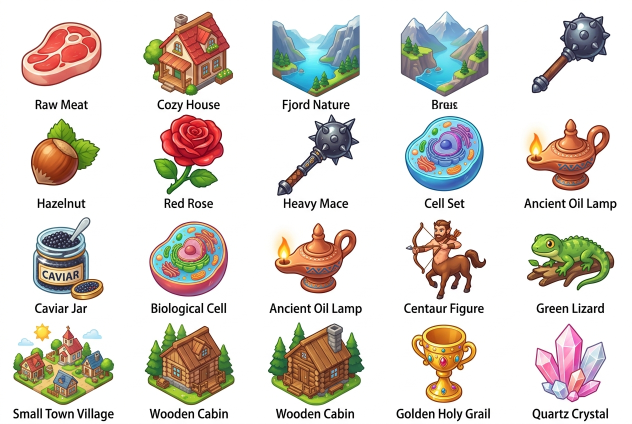
#> input picture assets/raw_sheets/sheet_02_02_doga.jpg, 1264 x 848 px, given in place of kategori7.jfif, which was not available (shown at 1/2 size)
$ python fix_kategori7.py
#> lines starting #> are read from the running program, lines starting #| are printed output that depends on the picture; after the words box and inside, x2 and y2 are one past the last pixel; in counts of white or black regions, pixels touching at a corner belong together; pictures that were not available may be replaced by others from this repository, and a replacement may not be noted
### tools/run_full_pipeline.py
"""
Birleştirme Oyunu - Nihai Item Ayıklama ve Eşleştirme Pipeline'ı
-----------------------------------------------------------------
1. kategori 1..8 sayfalarındaki ana eşyaları kırpar ve akıllı maske ile şeffaflaştırır.
2. karma.jfif ve karma2.jfif içindeki (Yeni) eşyaları kırpıp ilgili kategorilere ve ID'lere bağlar.
3. Çok parçalı nesneleri (Ateş kıvılcımları, Yağmur damlaları, Çiviler, Tohum taneleri) tek nesne olarak birleştirir.
4. public/textures/items/<id>.png olarak doğrudan oyuna hazır şeffaf PNG formatında kaydeder.
5. assets/cropped_preview/ klasöründe her kategori için önizleme montajı (montage) oluşturur.
"""

import sys
import shutil
from pathlib import Path
from PIL import Image, ImageFilter

WORKSPACE_DIR = Path(__file__).resolve().parent.parent
RAW_DIR = WORKSPACE_DIR / "assets" / "raw_sheets"
OUTPUT_DIR = WORKSPACE_DIR / "public" / "textures" / "items"
PREVIEW_DIR = WORKSPACE_DIR / "assets" / "cropped_preview"

OUTPUT_DIR.mkdir(parents=True, exist_ok=True)
PREVIEW_DIR.mkdir(parents=True, exist_ok=True)

def extract_binary_mask(img):
    rgb = img.convert("RGB")
    w, h = rgb.size
    pixels = rgb.load()

    mask = Image.new("L", (w, h), 255)
    mask_pixels = mask.load()

    visited = bytearray(w * h)
    queue = []

    for x in range(w):
        queue.append((x, 0))
        queue.append((x, h - 1))
        visited[x] = 1
        visited[(h - 1) * w + x] = 1

    for y in range(h):
        queue.append((0, y))
        queue.append((w - 1, y))
        visited[y * w] = 1
        visited[y * w + (w - 1)] = 1

    q_idx = 0
    while q_idx < len(queue):
        cx, cy = queue[q_idx]
        q_idx += 1

        r, g, b = pixels[cx, cy]
        lum = 0.299 * r + 0.587 * g + 0.114 * b
        c_diff = max(r, g, b) - min(r, g, b)

        is_bg = (lum > 235) or (lum > 205 and c_diff < 16) or (lum > 175 and c_diff < 10)

        if is_bg:
            mask_pixels[cx, cy] = 0
            for nx, ny in ((cx + 1, cy), (cx - 1, cy), (cx, cy + 1), (cx, cy - 1)):
                if 0 <= nx < w and 0 <= ny < h:
                    pos = ny * w + nx
                    if not visited[pos]:
                        visited[pos] = 1
                        queue.append((nx, ny))

    clean_mask = mask.filter(ImageFilter.MedianFilter(3))
    return clean_mask

def segment_connected_components(mask, min_size=200):
    w, h = mask.size
    pixels = mask.load()
    labels = [0] * (w * h)
    components = {}
    current_label = 1

    for y in range(h):
        for x in range(w):
            pos = y * w + x
            if pixels[x, y] > 128 and labels[pos] == 0:
                queue = [(x, y)]
                labels[pos] = current_label
                min_x, max_x = x, x
                min_y, max_y = y, y
                comp_pixels = [(x, y)]

                q_idx = 0
                while q_idx < len(queue):
                    cx, cy = queue[q_idx]
                    q_idx += 1
                    if cx < min_x: min_x = cx
                    if cx > max_x: max_x = cx
                    if cy < min_y: min_y = cy
                    if cy > max_y: max_y = cy

                    for nx, ny in ((cx + 1, cy), (cx - 1, cy), (cx, cy + 1), (cx, cy - 1)):
                        if 0 <= nx < w and 0 <= ny < h:
                            npos = ny * w + nx
                            if pixels[nx, ny] > 128 and labels[npos] == 0:
                                labels[npos] = current_label
                                queue.append((nx, ny))
                                comp_pixels.append((nx, ny))

                bw = max_x - min_x
                bh = max_y - min_y
                if len(comp_pixels) >= min_size and bw >= 20 and bh >= 20 and (bw < w * 0.95 or bh < h * 0.95):
                    components[current_label] = {
                        "id": current_label,
                        "bbox": [min_x, min_y, max_x, max_y],
                        "pixels": comp_pixels
                    }
                    current_label += 1

    return labels, components

# [34 lines left out: function merge_components_by_distance, not called in this run]

def clean_enclosed_holes(item_rgba, min_hole_size=150, white_lum_thresh=248):
    w, h = item_rgba.size
    r_ch, g_ch, b_ch, a_ch = item_rgba.split()
    r_pix = r_ch.load()
    g_pix = g_ch.load()
    b_pix = b_ch.load()
    a_pix = a_ch.load()

    cand_holes = Image.new("L", (w, h), 0)
    cand_pix = cand_holes.load()

    for y in range(h):
        for x in range(w):
            if a_pix[x, y] > 100:
                r, g, b = r_pix[x, y], g_pix[x, y], b_pix[x, y]
                lum = 0.299 * r + 0.587 * g + 0.114 * b
                c_diff = max(r, g, b) - min(r, g, b)
                if lum >= white_lum_thresh and c_diff <= 5:
                    cand_pix[x, y] = 255

    visited = bytearray(w * h)
    hole_pixels = set()

    for y in range(h):
        for x in range(w):
            pos = y * w + x
            if not visited[pos] and cand_pix[x, y] == 255:
                queue = [(x, y)]
                visited[pos] = 1
                island = [(x, y)]
                q_idx = 0
                while q_idx < len(queue):
                    cx, cy = queue[q_idx]
                    q_idx += 1
                    for nx, ny in ((cx+1, cy), (cx-1, cy), (cx, cy+1), (cx, cy-1)):
                        if 0 <= nx < w and 0 <= ny < h:
                            npos = ny * w + nx
                            if not visited[npos] and cand_pix[nx, ny] == 255:
                                visited[npos] = 1
                                queue.append((nx, ny))
                                island.append((nx, ny))

                if len(island) >= min_hole_size:
                    for ix, iy in island:
                        hole_pixels.add((ix, iy))

    if not hole_pixels:
        return item_rgba

    new_a = a_ch.copy()
    new_a_pix = new_a.load()
    for hx, hy in hole_pixels:
        new_a_pix[hx, hy] = 0

    smooth_a = new_a.filter(ImageFilter.SMOOTH)
    return Image.merge("RGBA", (r_ch, g_ch, b_ch, smooth_a))

def extract_isolated_item(original_img, labels, comp, padding=8):
    orig_w, orig_h = original_img.size
    b = comp["bbox"]
    x1 = max(0, b[0] - padding)
    y1 = max(0, b[1] - padding)
    x2 = min(orig_w, b[2] + padding)
    y2 = min(orig_h, b[3] + padding)

    crop_w = x2 - x1
    crop_h = y2 - y1

    orig_rgb = original_img.convert("RGB")
    rgb_pix = orig_rgb.load()
    target_id = comp["id"]

    item_img = Image.new("RGBA", (crop_w, crop_h), (0, 0, 0, 0))
    item_pix = item_img.load()

    comp_pixel_set = set(comp["pixels"])
    for local_y in range(crop_h):
        global_y = y1 + local_y
        for local_x in range(crop_w):
            global_x = x1 + local_x
            if (global_x, global_y) in comp_pixel_set:
                r, g, b_col = rgb_pix[global_x, global_y]
                item_pix[local_x, local_y] = (r, g, b_col, 255)

    item_img = clean_enclosed_holes(item_img)
    r_ch, g_ch, b_ch, a_ch = item_img.split()
    smooth_a = a_ch.filter(ImageFilter.SMOOTH)
    return Image.merge("RGBA", (r_ch, g_ch, b_ch, smooth_a))

# [51 lines left out: functions sort_components_spatially, slice_sheet, not called in this run]

# Tüm kategoriler için tanımlar (id, Ad, Kaynak Belirleyici)
ALL_CATEGORIES = {
    "kategori_1": {
        "title": "Kategori 1: İlkel Elementler & Temel Fizik",
        "items": [
            ("fire", "Ateş"),
            ("water", "Su"),
            ("earth", "Toprak"),
            ("air", "Hava"),
            ("mud", "Çamur"),
            ("lava", "Lav"),
            ("steam", "Buhar"),
            ("rain", "Yağmur"),
            ("energy", "Enerji"),
            ("wind", "Rüzgar"),
            ("stone", "Taş"),
            ("sand", "Kum"),
            ("glass", "Cam"),
            ("cloud", "Bulut"),
            ("lightning", "Yıldırım"),
            ("kar", "Kar"),
            ("buz", "Buz"),
            ("obsidian", "Obsidyen"),
            ("col", "Çöl")
        ]
    },
    "kategori_2": {
        "title": "Kategori 2: Flora, Jeoloji & Hammaddeler",
        "items": [
            ("plant", "Bitki Filizi"),
            ("tree", "Çam Ağacı"),
            ("wood", "Odun (Kütük)"),
            ("splinter", "Kıymık"),
            ("fiber", "Bitki Lifi"),
            ("rope", "İp (Halat)"),
            ("mushroom", "Orman Mantarı"),
            ("yosun", "Yosun"),
            ("cotton", "Pamuk Kozası"),
            ("fabric", "Kumaş"),
            ("coal", "Kömür"),
            ("paper", "Parşömen (Kağıt)"),
            ("tohum", "Tohum"),
            ("bugday", "Buğday Başağı"),
            ("nane", "Nane Yaprağı"),
            ("agac_kabugu", "Ağaç Kabuğu")
        ]
    },
    "kategori_3": {
        "title": "Kategori 3: Biyoloji & Canlılar",
        "items": [
            ("life", "Yaşam Özü"),
            ("bird", "Mavi Kuş"),
            ("animal", "Karasal Hayvan (Geyik)"),
            ("fish", "Balık"),
            ("feather", "Kuş Tüyü"),
            ("leather", "Deri (Ham Post)"),
            ("cooked_meat", "Kavrulmuş Et Butu"),
            ("resin", "Reçine (Kehribar Damlası)"),
            ("kizarmis_kus_eti", "Kızarmış Kuş Eti"),
            ("deri_kiyafet", "Deri Kıyafet"),
            ("kaya", "Kaya / Fosilli Taş"),
            ("egg_wild", "Kuş Yumurtası (Büyük)"),
            ("inek", "İnek"),
            ("sut", "Süt Çömleği"),
            ("yumurta", "Yumurta"),
            ("mercan", "Mercan Dalı")
        ]
    },
    "kategori_4": {
        "title": "Kategori 4: Zanaat, İlkel Aletler & Teçhizat",
        "items": [
            ("pottery", "Çömlek"),
            ("water_jug", "Su Çömleği"),
            ("bottle", "Cam Şişe"),
            ("flint", "Çakmaktaşı"),
            ("primitive_knife", "İlkel Bıçak"),
            ("bow", "Yay"),
            ("arrow", "Ok"),
            ("torch", "Meşale"),
            ("raw_metal", "Ham Metal Cevheri"),
            ("iron_ingot", "Demir Külçe"),
            ("metal_knife", "Metal Çakı / Bıçak"),
            ("pickaxe", "Kazma"),
            ("sword", "Kılıç"),
            ("wooden_shield", "Ahşap Kalkan"),
            ("iron_shield", "Demir Kalkan"),
            ("leather_armor", "Deri Zırh Yeleği"),
            ("iron_armor", "Demir Göğüs Zırhı"),
            ("bed", "Ahşap Yatak"),
            ("olta", "Olta"),
            ("yelken", "Yelken Bezi"),
            ("sal", "Ahşap Sal"),
            ("obsidyen_bicak", "Obsidyen Bıçak")
        ]
    },
    "kategori_5": {
        "title": "Kategori 5: Kimya, Simya & Büyü",
        "items": [
            ("zehirli_sivi", "Zehirli Sıvı"),
            ("zehir_sisesi", "Zehir Şişesi"),
            ("zehirli_kilic", "Zehirli Kılıç"),
            ("sifa_iksiri", "Şifa İksiri (Kırmızı)"),
            ("mana_iksiri", "Mana İksiri (Mavi)"),
            ("barut", "Barut Kesesi"),
            ("bomba", "Bomba"),
            ("buyu_parsomeni", "Büyü Parşömeni"),
            ("yildirim_parsomeni", "Yıldırım Parşömeni"),
            ("ates_topu_kitabi", "Ateş Topu Büyü Kitabı"),
            ("peynir", "Peynir Dilimi"),
            ("un", "Un Kasesi"),
            ("hamur", "Hamur Bezesi"),
            ("ekmek", "Somun Ekmek")
        ]
    },
    "kategori_6": {
        "title": "Kategori 6: Mekanik & Medeniyet",
        "items": [
            ("buhar_motoru", "Buhar Motoru"),
            ("tekerlek", "Ahşap Tekerlek"),
            ("el_arabasi", "El Arabası"),
            ("lokomotif", "Buharlı Lokomotif"),
            ("ampul", "Akkor Ampul"),
            ("fener", "Demir Madenci Feneri"),
            ("pusula", "Pusula"),
            ("miknatis", "At Nalı Mıknatıs"),
            ("elektrik_motoru", "Elektrik Motoru"),
            ("disli_cark", "Dişli Çark"),
            ("degirmen", "Yel Değirmeni"),
            ("ayna", "El Aynası"),
            ("saat", "Mekanik Cep Saati")
        ]
    },
    "kategori_7": {
        "title": "Kategori 7: Ağır Sanayi, Metalurji ve İleri İnşaat",
        "items": [
            ("celik_kulce", "Çelik Külçe"),
            ("ors", "Demirci Örsü"),
            ("civi", "Demir Çiviler"),
            ("tugla", "Pişmiş Tuğla"),
            ("harc", "Harç Kovası"),
            ("tugla_duvar", "Tuğla Duvar Bloğu"),
            ("saglam_sandik", "Sağlam Sandık"),
            ("kristal", "Kristal Parçası"),
            ("teleskop", "Teleskop"),
            ("vinc", "Vinç Mekanizması"),
            ("demir_parmaklik", "Demir Parmaklık"),
            ("savas_baltasi", "Çift Başlı Savaş Baltası"),
            ("gozetleme_kulesi", "Taş Gözetleme Kulesi"),
            ("kale_kapisi", "Ağır Kale Kapısı")
        ]
    },
    "kategori_8": {
        "title": "Kategori 8: Kadim Kozmoloji, Boyutlar & Esrarengiz Güçler",
        "items": [
            ("yildiz_tozu", "Yıldız Tozu"),
            ("prizma_tasi", "Prizma Taşı"),
            ("kahin_kuresi", "Kahin Küresi"),
            ("portal_runu", "Portal Rünü Tableti"),
            ("bosluk_sisesi", "Boşluk Şişesi"),
            ("boyut_kapisi", "Boyut Kapısı"),
            ("anka_kulu", "Anka Külü"),
            ("runik_zirh", "Rünik Zırh"),
            ("firtina_kilici", "Fırtına Kılıcı"),
            ("yildiz_gecidi_cekirdegi", "Yıldız Geçidi Çekirdeği"),
            ("buz_runu", "Buz Rünü Tableti"),
            ("cehennem_tasi", "Cehennem Taşı"),
            ("zaman_kum_saati", "Zaman Kum Saati"),
            ("illuzyon_aynasi", "İllüzyon Aynası")
        ]
    }
}

# [132 lines left out: function main, not called in this run]

# [2 lines that do not run on import are left out]

### tools/fix_kategori7.py
from PIL import Image
from pathlib import Path
import sys
sys.path.append('.')
from tools.run_full_pipeline import extract_binary_mask, segment_connected_components, extract_isolated_item

im7 = Image.open('assets/raw_sheets/kategori7.jfif')
#> im7 is the input picture: PIL image 1264x848 RGB; mean R, G, B 219.6, 213.2, 206.6
w7, h7 = im7.size
#> w7 = 1264; h7 = 848
mask7 = extract_binary_mask(im7)
#> in extract_binary_mask, `mask = Image.new("L", (w, h), 255)`: mask: PIL image 1264x848 L; every value is 255
#> the loop in extract_binary_mask, `while q_idx < len(queue):` made 763210 passes
#> (r, g, b, lum, c_diff) on passes 1 to 3: (254, 254, 252, 253.8, 2), (254, 254, 254, 254, 0), (255, 255, 253, 254.8, 2)
#> in extract_binary_mask, `clean_mask = mask.filter(ImageFilter.MedianFilter(3))`:
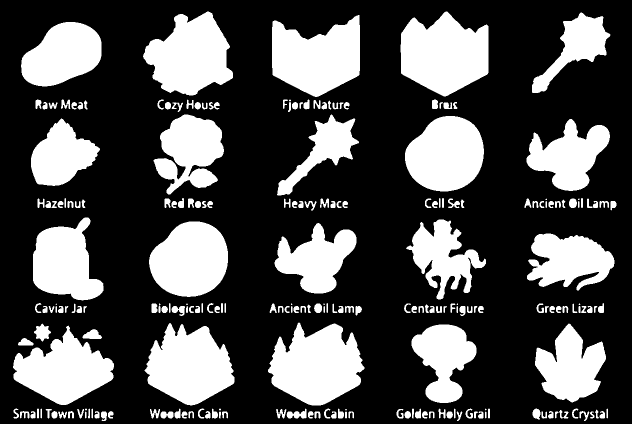
#> clean_mask: PIL image 1264x848 L (shown at 1/2 size); 30.9% white; 225 white regions (13 under 20 px), largest, box (x1, y1, x2, y2) and area: (536, 645, 729, 811) 21805, (801, 23, 977, 193) 21695, (544, 30, 720, 194) 20381
labels7, comps7 = segment_connected_components(mask7, min_size=500)

# Merge nails (comps 3, 6, 7, 8) into one single component
nail_pixels = []
for nid in [3, 6, 7, 8]:
    nail_pixels.extend(comps7[nid]['pixels'])

min_x = min(p[0] for p in nail_pixels)
max_x = max(p[0] for p in nail_pixels)
min_y = min(p[1] for p in nail_pixels)
max_y = max(p[1] for p in nail_pixels)

civi_comp = {
    'id': 3,
    'bbox': [min_x, min_y, max_x, max_y],
    'pixels': nail_pixels
}

final_comps = {
    'celik_kulce': comps7[4],       # [83, 111, 506, 434]
    'ors': comps7[2],               # [603, 108, 1077, 436]
    'civi': civi_comp,              # Nails cluster
    'tugla': comps7[5],             # [1719, 120, 2133, 424]
    'harc': comps7[1],              # [2290, 83, 2648, 463]
    'tugla_duvar': comps7[13],      # [98, 588, 492, 956]
    'saglam_sandik': comps7[11],    # [627, 566, 1051, 978]
    'kristal': comps7[9],           # [1233, 557, 1530, 980]
    'teleskop': comps7[12],         # [1713, 582, 2139, 958]
    'vinc': comps7[10]              # [2363, 559, 2559, 982]
}

out_dir = Path('public/textures/items')
for name, c in final_comps.items():
    item_im = extract_isolated_item(im7, labels7, c)
    item_im.save(out_dir / f'{name}.png')
    print(f'Kategori 7 fixed: {name}.png')
#> this loop made 10 passes
#> name on passes 1 to 10: 'celik_kulce', 'ors', 'civi', 'tugla', 'harc', 'tugla_duvar', 'saglam_sandik', 'kristal', 'teleskop', 'vinc'
#| Kategori 7 fixed: celik_kulce.png
#| Kategori 7 fixed: ors.png
#| Kategori 7 fixed: civi.png
#| Kategori 7 fixed: tugla.png
#| Kategori 7 fixed: harc.png
#| Kategori 7 fixed: tugla_duvar.png
#| Kategori 7 fixed: saglam_sandik.png
#| Kategori 7 fixed: kristal.png
#> (further printed lines are left out)
#> pass 1, in clean_enclosed_holes, `r_ch, g_ch, b_ch, a_ch = item_rgba.split()`:
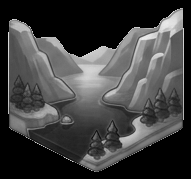
#> r_ch: PIL image 191x179 L; min 0, max 235, mean 63.4
#> pass 1, in clean_enclosed_holes, `r_ch, g_ch, b_ch, a_ch = item_rgba.split()`:
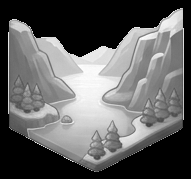
#> g_ch: PIL image 191x179 L; min 0, max 255, mean 96.8
#> pass 1, in clean_enclosed_holes, `r_ch, g_ch, b_ch, a_ch = item_rgba.split()`:
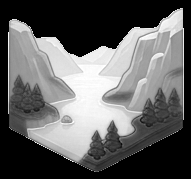
#> b_ch: PIL image 191x179 L; min 0, max 255, mean 97
#> after the loop:
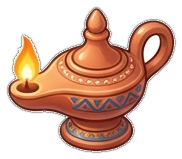
#> item_im: PIL image 182x159 RGBA; mean R, G, B, A 83.3, 49.4, 34.2, 115.2; transparent parts drawn white

# Recreate montage for kategori_7
thumb_size = 140
cols = 5
montage_items = [
    'celik_kulce', 'ors', 'civi', 'tugla', 'harc',
    'tugla_duvar', 'saglam_sandik', 'kristal', 'teleskop', 'vinc',
    'demir_parmaklik', 'savas_baltasi', 'gozetleme_kulesi', 'kale_kapisi'
]
montage = Image.new('RGBA', (thumb_size * cols, thumb_size * 3), (230, 230, 230, 255))
for idx, m_id in enumerate(montage_items):
    im = Image.open(out_dir / f'{m_id}.png')
    t = im.copy()
    t.thumbnail((thumb_size - 16, thumb_size - 16))
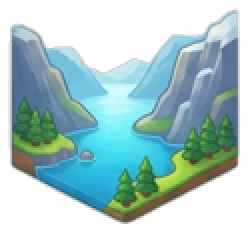
#> t: PIL image 124x116 RGBA (shown 2 times larger); mean R, G, B, A 64.5, 97.9, 98.2, 152; transparent parts drawn white
    x = (idx % cols) * thumb_size + (thumb_size - t.width) // 2
    y = (idx // cols) * thumb_size + (thumb_size - t.height) // 2
    montage.paste(t, (x, y), t)
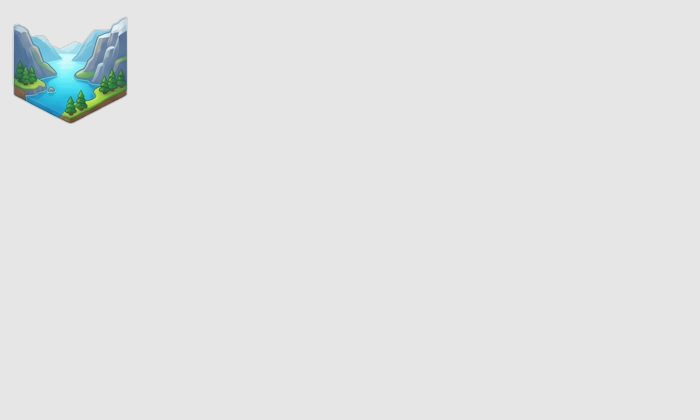
#> montage: PIL image 700x420 RGBA; mean R, G, B, A 226.4, 228, 228, 254.9; transparent parts drawn white
#> (the run stopped early here; a loop or call above may not have finished)
